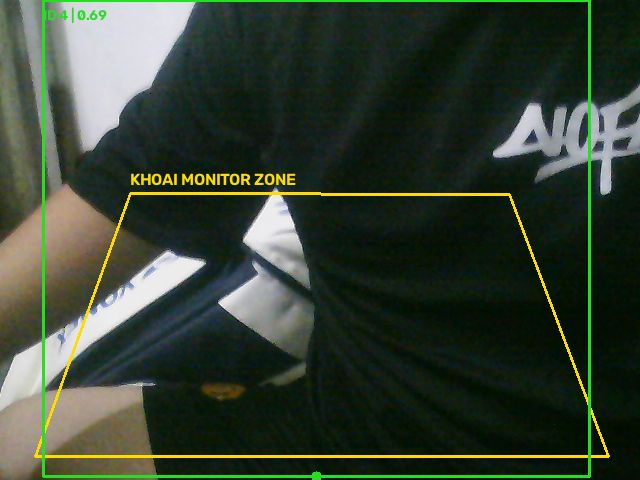
#> input picture data/camera_evidence/2b84868be7a84a4e8908c51c127a1479.jpg, 640 x 480 px, given in place of the camera
$ python color_detect.py
#> lines starting #> are read from the running program, lines starting #| are printed output that depends on the picture; after the words box and inside, x2 and y2 are one past the last pixel; in counts of white or black regions, pixels touching at a corner belong together
"""Nhận diện người Lego theo màu (OpenCV HSV) rồi gửi lên POST /api/events.
pip install opencv-python requests numpy
Chạy từ thư mục gốc KhoAI: python tools/color_detect.py --camera 0 --mode inside
Mặc định gửi sự kiện đến KhoAI tại http://127.0.0.1:3000; đặt KHOAI_SERVER_URL nếu dùng cổng khác.
Trước khi demo: chạy với --calib để xem mặt nạ từng màu và chỉnh HSV bên dưới."""
import argparse, os, time, cv2, numpy as np, requests

SERVER = os.getenv("KHOAI_SERVER_URL", "http://127.0.0.1:3000")
MIN_AREA = 400   # điểm ảnh tối thiểu của một khối màu
# (H thấp, S thấp, V thấp) - (H cao, S cao, V cao). Chỉnh lại theo đèn thật.
COLORS = {"red": ((0,120,80),(8,255,255)), "orange": ((9,120,80),(20,255,255)),
          "yellow": ((21,100,100),(34,255,255)), "blue": ((100,120,60),(130,255,255)),
          "purple": ((131,60,60),(160,255,255))}
BOX_COLOR = ((10,60,60),(25,200,200))   # màu thùng hàng (nâu) - chỉnh lại
# Vùng ROI (x1,y1,x2,y2) theo điểm ảnh khung 640x480: VẼ MỘT LẦN vì camera cố định
OUTSIDE_A = (160, 200, 480, 440)
INSIDE = {"entry": (0,0,320,240), "exit": (320,0,640,240),
          "important": (0,240,320,480), "critical": (320,240,640,480)}

def blobs(hsv, lo, hi):
    mask = cv2.inRange(hsv, np.array(lo), np.array(hi))
    mask = cv2.morphologyEx(mask, cv2.MORPH_OPEN, np.ones((5,5), np.uint8))
    cs, _ = cv2.findContours(mask, cv2.RETR_EXTERNAL, cv2.CHAIN_APPROX_SIMPLE)
    out = []
    for c in cs:
        if cv2.contourArea(c) >= MIN_AREA:
            x, y, w, h = cv2.boundingRect(c); out.append((x + w//2, y + h//2))
    return out

def zone_of(pt, zones):
    for name, (x1,y1,x2,y2) in zones.items():
        if x1 <= pt[0] < x2 and y1 <= pt[1] < y2: return name

def main():
    ap = argparse.ArgumentParser(); ap.add_argument("--camera", default="0")
    ap.add_argument("--mode", default="inside"); ap.add_argument("--calib", action="store_true")
    a = ap.parse_args()
    cap = cv2.VideoCapture(int(a.camera) if a.camera.isdigit() else a.camera)
    since, last_post = {}, 0       # (màu,vùng) -> lúc bắt đầu thấy
    while True:
        ok, frame = cap.read()
#> frame is the input picture: shape (480, 640, 3); mean B, G, R 49.5, 64.5, 53.3
        if not ok: break
        frame = cv2.resize(frame, (640, 480)); hsv = cv2.cvtColor(frame, cv2.COLOR_BGR2HSV)
#> after `hsv = cv2.cvtColor(frame, cv2.COLOR_BGR2HSV)`: hsv: shape (480, 640, 3); mean H, S, V 64.7, 116.4, 67.1
        people, t = [], time.time()
        for color, (lo, hi) in COLORS.items():
            for pt in blobs(hsv, lo, hi):
                z = "A" if a.mode == "outside" and zone_of(pt, {"A": OUTSIDE_A}) else \
                    zone_of(pt, INSIDE) if a.mode == "inside" else None
                if z:
                    since.setdefault((color, z), t)
                    people.append({"color": color, "zone": z, "seconds": round(t - since[(color, z)], 1)})
                    cv2.circle(frame, pt, 8, (0,255,0), 2); cv2.putText(frame, color, pt, 0, .5, (255,255,255), 1)
#> this loop made 5 passes
#> pass 2, in blobs (call 2), `mask = cv2.inRange(hsv, np.array(lo), np.array(hi))`:
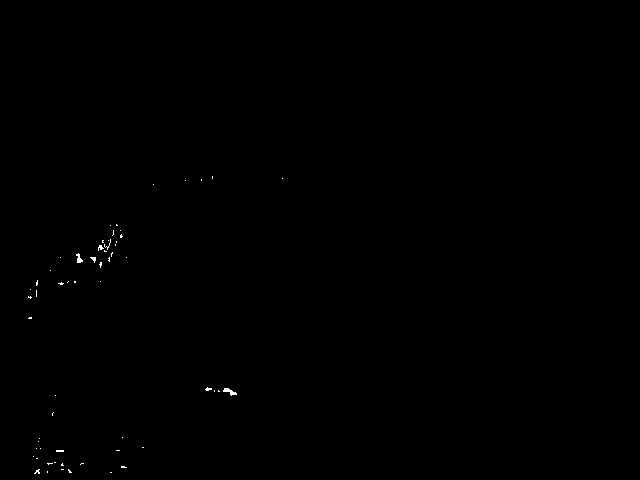
#> mask: shape (480, 640); 0.12% white in thin lines or dots, all inside (x1, y1, x2, y2) = (28, 176, 283, 474)
#> pass 3, in blobs (call 3), `mask = cv2.inRange(hsv, np.array(lo), np.array(hi))`:
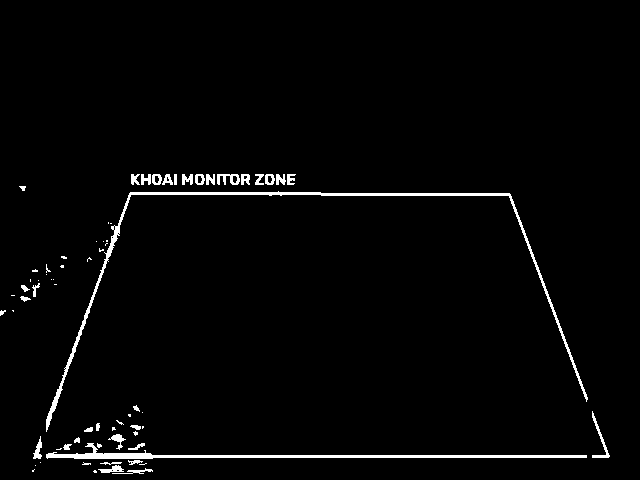
#> mask: shape (480, 640); 2.2% white; 69 white regions (34 under 20 px), largest, box (x1, y1, x2, y2) and area: (46, 191, 588, 432) 2621, (46, 443, 587, 459) 1942, (592, 411, 610, 458) 173
#> pass 3, in blobs (call 3), `mask = cv2.morphologyEx(mask, cv2.MORPH_OPEN, np.ones((5,5), np.uint8))`:
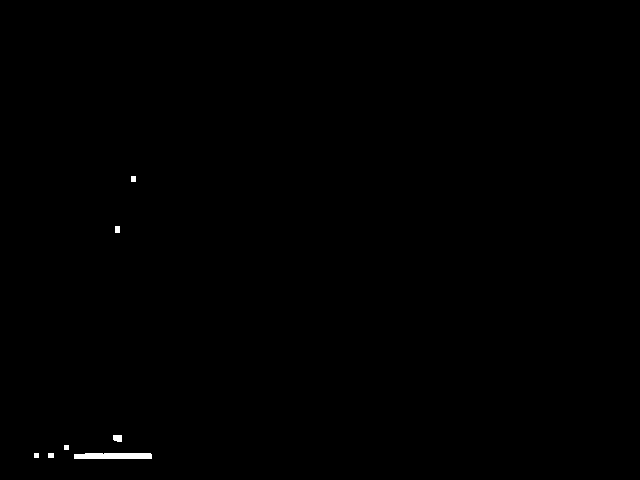
#> mask: shape (480, 640); 0.21% white; 7 white regions, largest, box (x1, y1, x2, y2) and area: (74, 453, 152, 459) 455, (113, 435, 122, 442) 58, (115, 226, 120, 233) 35
#> after the loop, people = []; since = 0 items
        active = {(p["color"], p["zone"]) for p in people}
#> active = 0 items
        for k in [k for k in since if k not in active]: since.pop(k)
#> this loop made 0 passes
        if t - last_post > 1:
            body = ({"camera": "outside", "people_in_zone": len(people),
                     "max_seconds": max([p["seconds"] for p in people], default=0)} if a.mode == "outside" else
                    {"camera": "inside", "people": people, "boxes": len(blobs(hsv, *BOX_COLOR))})
#> in blobs (call 6), `mask = cv2.inRange(hsv, np.array(lo), np.array(hi))`:
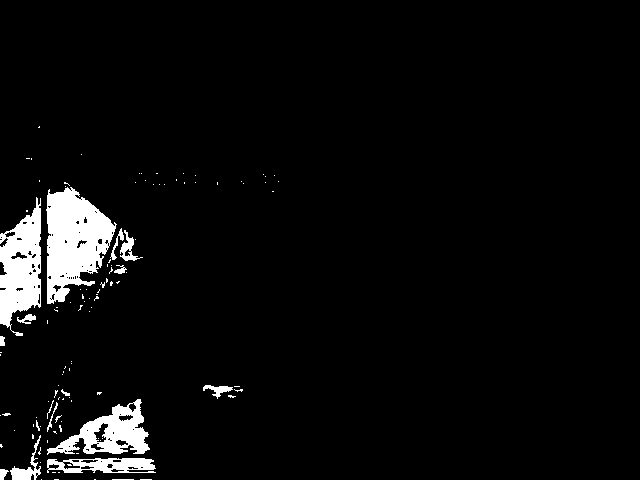
#> mask: shape (480, 640); 4.6% white; 117 white regions (100 under 20 px), largest, box (x1, y1, x2, y2) and area: (46, 187, 117, 304) 5097, (0, 197, 41, 336) 3529, (47, 399, 150, 455) 2508
#> in blobs (call 6), `mask = cv2.morphologyEx(mask, cv2.MORPH_OPEN, np.ones((5,5), np.uint8))`:
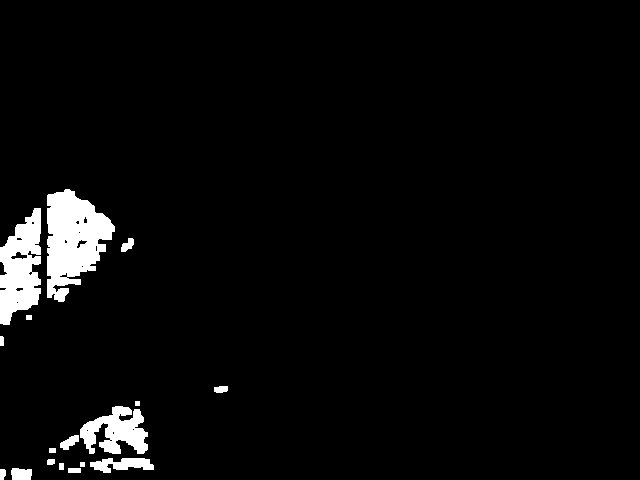
#> mask: shape (480, 640); 3.7% white; 17 white regions
#> in blobs (call 6), `cs, _ = cv2.findContours(mask, cv2.RETR_EXTERNAL, cv2.CHAIN_APPROX_SIM..`: cs = 17 contours, 2 with area under 20; largest, box (x1, y1, x2, y2) and area: (47, 189, 115, 302) 4624, (0, 208, 41, 325) 3145, (80, 406, 148, 454) 1794, (90, 458, 154, 473) 520, (11, 468, 32, 480) 196
#> the loop in blobs (call 6), `for c in cs:` made 17 passes
#> (x, y, w, h) on passes 7, 10, 16, 17: (90, 458, 64, 15), (80, 406, 68, 48), (0, 208, 41, 117), (47, 189, 68, 113)
#> c on passes 2, 4, 5, 8, 11, 14: [[68, 468], [68, 472], [80, 472], [80, 468]], [[59, 463], [59, 469], [63, 469], [63, 463]], [[80, 462], [80, 466], [84, 466], [84, 462]], [[49, 448], [49, 452], [55, 452], [55, 448]], [[135, 401], [135, 405], [139, 405], [139, 401]], [[26, 315], [26, 319], [31, 319], [31, 315]]
#> after the loop in blobs (call 6), `for c in cs:`: out = [(122, 465), (114, 430), (20, 266), (81, 245)]
#> body = {'camera': 'inside', 'people': [], 'boxes': 4}
            try: requests.post(SERVER + "/api/events", json=body, timeout=2)
#> (this line was passed over: requests is not available in this run)
            except requests.RequestException as e: print("Không gửi được:", e)
            last_post = t
        cv2.imshow("color_detect (q để thoát)", frame)
        if cv2.waitKey(1) == ord("q"): break
#> (key q is pressed here)

if __name__ == "__main__": main()
